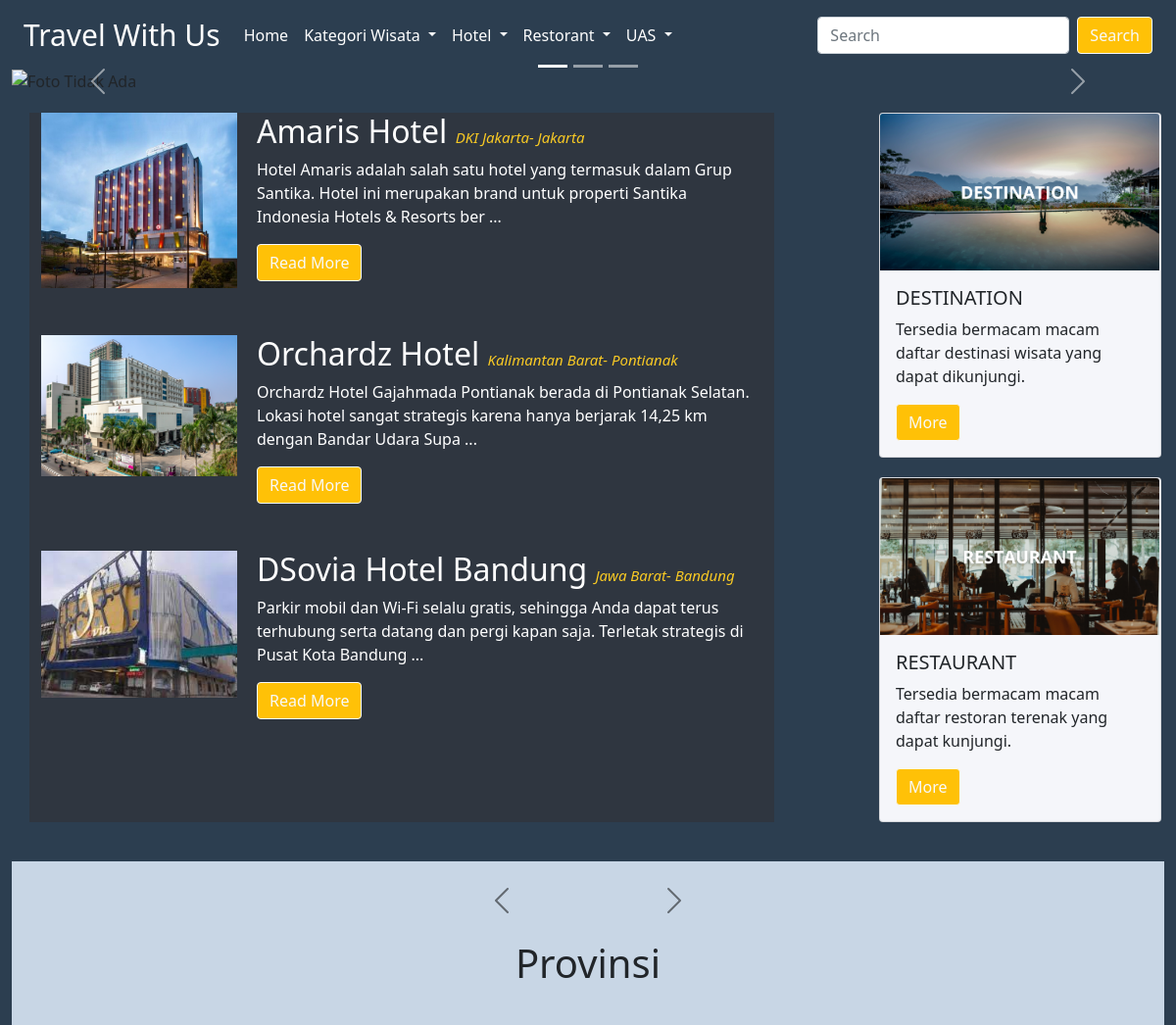
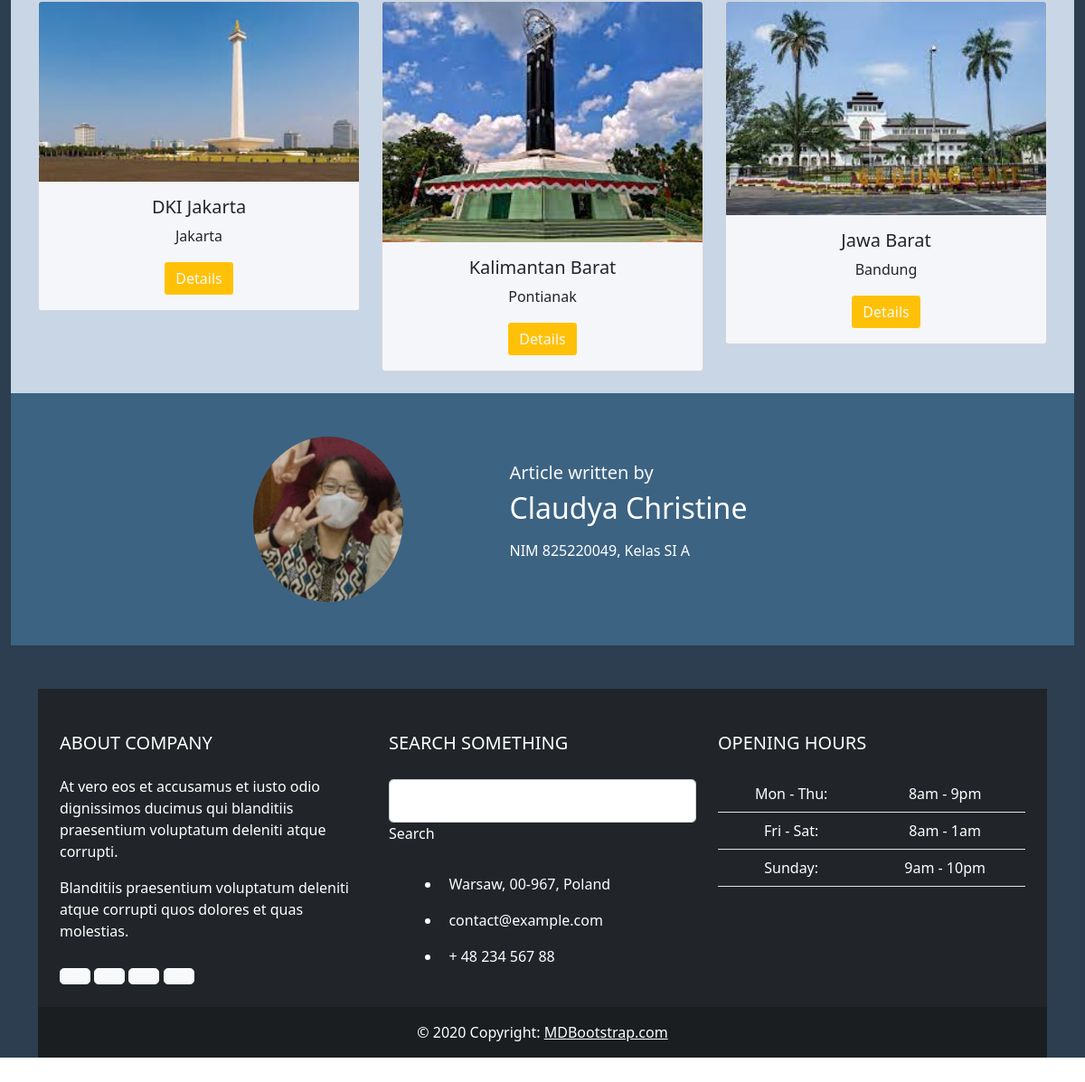
The page /indexhotel.php on the database its author committed (2 pictures, top to bottom).
### tables this page shows
CREATE TABLE `hotel` (
  `hotelKODE` char(4) NOT NULL,
  `hotelNAMA` char(120) NOT NULL,
  `hotelALAMAT` char(120) NOT NULL,
  `provinsiKODE` char(4) NOT NULL,
  `hotelKET` text NOT NULL,
  `hotelFOTO` char(120) NOT NULL
);

CREATE TABLE `provinsi` (
  `provinsiKODE` char(4) NOT NULL,
  `provinsiNAMA` varchar(225) NOT NULL,
  `provinsiIBUKOTA` varchar(225) NOT NULL,
  `provinsiKET` text NOT NULL,
  `provinsiFOTO` char(225) NOT NULL
);

### indexhotel.php (the view, shortened to what this page needs)
<!DOCTYPE html>
<html lang="en">
  <?php
      include "admin/INCLUDE/config.php";
      $hotelinfo = mysqli_query ($connection, "select * from
      hotel,provinsi where hotel.provinsiKODE = provinsi.provinsiKODE");
      $provinsiinfo = mysqli_query ($connection, "select * from provinsi");
  ?>
<head>
    <link href="https://cdn.jsdelivr.net/npm/bootstrap@5.0.2/dist/css/bootstrap.min.css" rel="stylesheet"
>
</head>
<body>
<div class="container-fluid" style="background-color: #2c3e50;" >
<nav class="navbar navbar-expand-lg navbar-light" style="background-color: #2c3e50;">
  <div class="container-fluid ">
    <a class="navbar-brand" href="#"  style="color: white; font-size: 30px">Travel With Us</a>
    <div class="collapse navbar-collapse" id="navbarSupportedContent">
      <ul class="navbar-nav me-auto mb-2 mb-lg-0" style="color: white">
        <li class="nav-item" >
          <a class="nav-link active" aria-current="page" href="index.php"  style="color: white">Home</a>
        </li>
        <li class="nav-item dropdown">
          <a class="nav-link dropdown-toggle" href="#" id="navbarDropdown" role="button" data-bs-toggle="dropdown"
          aria-expanded="false"  style="color: white">
            Kategori Wisata
          </a>
        </li>
        <li class="nav-item dropdown">
          <a class="nav-link dropdown-toggle" href="#" id="navbarDropdown" role="button" data-bs-toggle="dropdown"
           aria-expanded="false"  style="color: white">
            Hotel
          </a>
        </li>
        <li class="nav-item dropdown">
          <a class="nav-link dropdown-toggle" href="#" id="navbarDropdown" role="button" data-bs-toggle="dropdown"
          aria-expanded="false"  style="color: white">
            Restorant
          </a>
        </li>
        <li class="nav-item dropdown">
          <a class="nav-link dropdown-toggle" href="#" id="navbarDropdown" role="button" data-bs-toggle="dropdown"
          aria-expanded="false"  style="color: white">
            UAS
          </a>
        </li>
      </ul>
      <form class="d-flex">
        <input class="form-control me-2" type="search" placeholder="Search" aria-label="Search">
        <button class="btn btn-warning btn-outline-light" type="submit">Search</button>
      </form>
    </div>
  </div>
</nav>
<div id="carouselExampleCaptions" class="carousel slide" data-bs-ride="carousel">
  <div class="carousel-indicators">
    <button type="button" data-bs-target="#carouselExampleCaptions" data-bs-slide-to="0" class="active" aria-current="true" aria-label="Slide 1"></button>
    <button type="button" data-bs-target="#carouselExampleCaptions" data-bs-slide-to="1" aria-label="Slide 2"></button>
    <button type="button" data-bs-target="#carouselExampleCaptions" data-bs-slide-to="2" aria-label="Slide 3"></button>
  </div>
  <div class="carousel-inner">
    <div class="carousel-item active">
      <img src="admin/images/travel2.png" class="d-block w-100" alt="Foto Tidak Ada ">
      <div class="carousel-caption">
        </div>
    </div>
  </div>
  <button class="carousel-control-prev" type="button" data-bs-target="#carouselExampleCaptions" data-bs-slide="prev">
    <span class="carousel-control-prev-icon" aria-hidden="true"></span>
  </button>
  <button class="carousel-control-next" type="button" data-bs-target="#carouselExampleCaptions" data-bs-slide="next">
    <span class="carousel-control-next-icon" aria-hidden="true"></span>
  </button>
</div>
<div class="container" style="margin-top: 20px;">
<div class="row">
<div class="col-sm-8"  style="background: #2f3640" >
    <?php
      if (mysqli_num_rows($hotelinfo)>0)
      {
         while ($row=mysqli_fetch_array($hotelinfo))
         {   ?>
    <div class="d-flex">
    <img style="width: 200px; height: 100%;"src="admin/images/<?php echo $row["hotelFOTO"]?>" alt="No Image">
        <div class="flex-grow-1" style="margin-left: 20px; color: white;">
            <h2><?php echo $row["hotelNAMA"]?> <small class="text-muted" style="font-size: 15px;">
              <i style="color: #f9ca24"><?php echo $row ["provinsiNAMA"] ?><span>-</span> <?php echo $row ["provinsiIBUKOTA"]?></i></small></h2>
            <p><?php echo substr($row ["hotelKET"],0,150)?> ...</p>
            <a href="readmorehotel.php?detail=<?php echo urlencode($row["hotelKODE"])?>" class="btn btn-warning btn-outline-light">Read More </a>
        </div>
    </div>
    <?php }
      }
    ?>
</div>
<div class="col-sm-1"></div>
    <div class ="col-sm-3">
    <div class="card" style="width: 18rem; background: #f5f6fa;">
    <img style ="width: 285px; height: 100%;" img src="admin/images/DESTINATION.png" class="card-img-top"
    alt="..." >
    <div class="card-body">
    <h5 class="card-title">DESTINATION</h5>
    <p class="card-text">Tersedia bermacam macam daftar destinasi wisata yang dapat dikunjungi.</p>
    <a href="index.php" class="btn btn-warning btn-outline-light">More</a>
  </div>
</div>
<div class="card" style="width: 18rem; background: #f5f6fa; margin-top: 20px;">
    <img style ="width: 285px; height: 100%;" img src="admin/images/RESTAURANT.png" class="card-img-top" alt="...">
  <div class="card-body">
    <h5 class="card-title">RESTAURANT</h5>
    <p class="card-text">Tersedia bermacam macam daftar restoran terenak yang dapat kunjungi.</p>
    <a href="indexrestorant.php" class="btn btn-warning btn-outline-light">More</a>
  </div>
</div>
    </div>
</div>
</div>
<div class="carousel-inner py-4" style="background: #c8d6e5; margin-top: 40px;";>
<div
  id="carouselMultiItemExample"
  class="carousel slide carousel-dark text-center"
  data-mdb-ride="carousel"
>
  <div class="d-flex justify-content-center mb-4">
    <button
      class="carousel-control-prev position-relative"
      type="button"
      data-mdb-target="#carouselMultiItemExample"
      data-mdb-slide="prev"
    >
      <span class="carousel-control-prev-icon" aria-hidden="true"></span>
    </button>
    <button
      class="carousel-control-next position-relative"
      type="button"
      data-mdb-target="#carouselMultiItemExample"
      data-mdb-slide="next"
    >
      <span class="carousel-control-next-icon" aria-hidden="true"></span>
    </button>
  </div>
<h1 class="card-title" style="margin-bottom: 40px;">Provinsi</h1>
  <?php
    if (mysqli_num_rows($provinsiinfo) > 0) {
        $count = 0;
        while ($row = mysqli_fetch_array($provinsiinfo)) {
            if ($count % 3 == 0) {
  ?>
            <div class="carousel-item <?php echo ($count == 0) ? 'active' : ''; ?>">
              <div class="container">
                <div class="row">
  <?php
            }
  ?>
                <div class="col-lg-4">
                  <div class="card" style="background:#f5f6fa;">
                    <img
                      src="admin/images/<?php echo $row["provinsiFOTO"]?>"
                      class="card-img-top"
                      alt="Waterfall"
                      style="height:100%;"
                    />
                    <div class="card-body">
                      <h5 class="card-title"><?php echo $row["provinsiNAMA"]?></h5>
                      <p class="card-text"><?php echo $row ["provinsiIBUKOTA"] ?>
                      </p>
                      <a href="detailsprovinsi.php?detail=<?php echo urlencode($row["provinsiKODE"])?>" class="btn btn-warning btn-outline-light">Details</a>
                    </div>
                  </div>
                </div>
  <?php
            $count++;
            if ($count % 3 == 0) {
  ?>
                </div>
              </div>
            </div>
  <?php
            }
        }
  ?>
  <?php
    }
  ?>
</div>
</div>
<section class="py-5" style="background: #3c6382";>
  <div class="container overflow-hidden bsb-author-1";>
    <div class="row justify-content-center gy-4 gy-md-0">
      <div class="col-12 col-md-3 col-xl-2 d-flex align-items-center justify-content-center">
        <img class="img-fluid rounded-circle author-avatar" loading="lazy" src="admin/images/profile.jpg" alt="Elio Evander">
      </div>
      <div class="col-12 col-md-8 col-lg-6 col-xl-5 d-flex align-items-center justify-content-center">
        <div class="text-center text-md-start author-content" style="color: #ffffff";>
          <h5 class="text-light fs-7" >Article written by</h5>
          <h2 class="fs-2 mb-3">Claudya Christine</h2>
          <p class="mb-3">NIM 825220049, Kelas SI A</p>
        </div>
      </div>
    </div>
  </div>
</section>
<div class="container my-5";>
  <footer class="text-white text-center text-lg-start bg-dark">
    <div class="container p-4">
      <div class="row mt-4">
        <div class="col-lg-4 col-md-12 mb-4 mb-md-0">
          <h5 class="text-uppercase mb-4">About company</h5>
          <p>
            At vero eos et accusamus et iusto odio dignissimos ducimus qui blanditiis praesentium
            voluptatum deleniti atque corrupti.
          </p>
          <p>
            Blanditiis praesentium voluptatum deleniti atque corrupti quos dolores et quas
            molestias.
          </p>
          <div class="mt-4">
            <a type="button" class="btn btn-floating btn-light btn-lg"><i class="fab fa-facebook-f"></i></a>
            <a type="button" class="btn btn-floating btn-light btn-lg"><i class="fab fa-dribbble"></i></a>
            <a type="button" class="btn btn-floating btn-light btn-lg"><i class="fab fa-twitter"></i></a>
            <a type="button" class="btn btn-floating btn-light btn-lg"><i class="fab fa-google-plus-g"></i></a>
          </div>
        </div>
        <div class="col-lg-4 col-md-6 mb-4 mb-md-0">
          <h5 class="text-uppercase mb-4 pb-1">Search something</h5>
          <div class="form-outline form-white mb-4">
            <input type="text" id="formControlLg" class="form-control form-control-lg" />
            <label class="form-label" for="formControlLg">Search</label>
          </div>
          <ul class="fa-ul" style="margin-left: 1.65em;">
            <li class="mb-3">
              <span class="fa-li"><i class="fas fa-home"></i></span><span class="ms-2">Warsaw, 00-967, Poland</span>
            </li>
            <li class="mb-3">
              <span class="fa-li"><i class="fas fa-envelope"></i></span><span class="ms-2">contact@example.com</span>
            </li>
            <li class="mb-3">
              <span class="fa-li"><i class="fas fa-phone"></i></span><span class="ms-2">+ 48 234 567 88</span>
            </li>
          </ul>
        </div>
        <div class="col-lg-4 col-md-6 mb-4 mb-md-0">
          <h5 class="text-uppercase mb-4">Opening hours</h5>
          <table class="table text-center text-white">
            <tbody class="fw-normal">
              <tr>
                <td>Mon - Thu:</td>
                <td>8am - 9pm</td>
              </tr>
              <tr>
                <td>Fri - Sat:</td>
                <td>8am - 1am</td>
              </tr>
              <tr>
                <td>Sunday:</td>
                <td>9am - 10pm</td>
              </tr>
            </tbody>
          </table>
        </div>
      </div>
    </div>
    <div class="text-center p-3" style="background-color: rgba(0, 0, 0, 0.2);">
      © 2020 Copyright:
      <a class="text-white" href="https://mdbootstrap.com/">MDBootstrap.com</a>
    </div>
  </footer>
</div>
</div>
</body>
</html>

### rows shown on the page
hotel: hotelFOTO (picture), hotelNAMA "Amaris Hotel", provinsi.provinsiNAMA "DKI Jakarta", provinsi.provinsiIBUKOTA "Jakarta", hotelKET "Hotel Amaris adalah salah satu hotel yang termasuk dalam Grup Santika. Hotel ini merupakan brand untuk properti Santika Indonesia Hotels & Resorts ber"
hotel: hotelFOTO (picture), hotelNAMA "Orchardz Hotel", provinsi.provinsiNAMA "Kalimantan Barat", provinsi.provinsiIBUKOTA "Pontianak", hotelKET "Orchardz Hotel Gajahmada Pontianak berada di Pontianak Selatan. Lokasi hotel sangat strategis karena hanya berjarak 14,25 km dengan Bandar Udara Supa"
hotel: hotelFOTO (picture), hotelNAMA "DSovia Hotel Bandung", provinsi.provinsiNAMA "Jawa Barat", provinsi.provinsiIBUKOTA "Bandung", hotelKET "Parkir mobil dan Wi-Fi selalu gratis, sehingga Anda dapat terus terhubung serta datang dan pergi kapan saja. Terletak strategis di Pusat Kota Bandung"
provinsi: provinsiFOTO (picture), provinsiNAMA "DKI Jakarta", provinsiIBUKOTA "Jakarta"
provinsi: provinsiFOTO (picture), provinsiNAMA "Kalimantan Barat", provinsiIBUKOTA "Pontianak"
provinsi: provinsiFOTO (picture), provinsiNAMA "Jawa Barat", provinsiIBUKOTA "Bandung"
